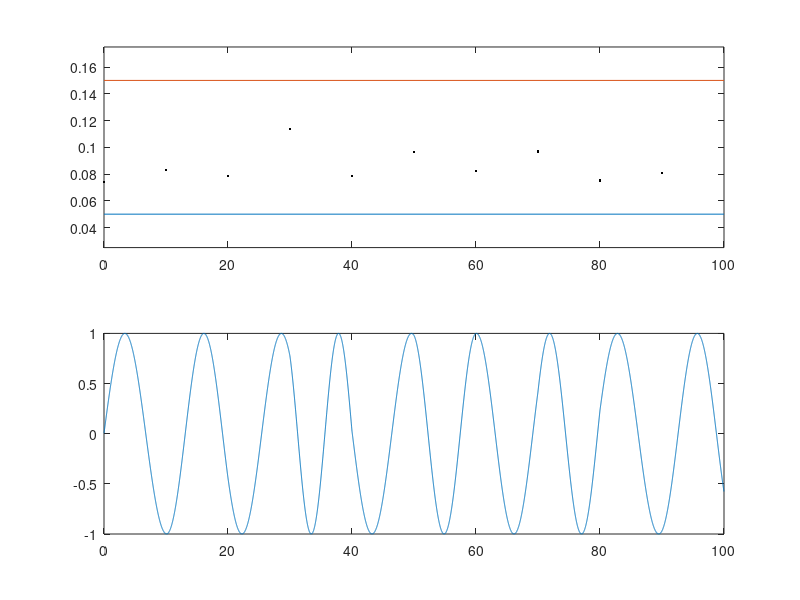

Write the MATLAB code that produced this figure.
  %% time varying signal
  
  % options
n = 10; % # frequencies 
fmean = 0.1; % Hz 
nsamples = 1e3; % # samples per constant freq period
% freq
tdur=1/fmean; 
ts = tdur/nsamples; 
f = (fmean/2)*randn(n,1)/3 + fmean;
fvec = []; 
for i=1:n, fvec = [fvec , f(i)*ones(1,nsamples)]; 
end
% algo
fac_old = 0; 
for i=1:length(fvec), fac = fac_old + fvec(i)*ts; 
    y(i) = sin(2*pi*fac); 
    fac_old = fac; 
end
Time = 0:ts:ts*(length(y)-1);
% plot
subplot(211) 
    plot(0:tdur:tdur*(n-1),f,'k.',[0 tdur*n],fmean/2*[1 1],[0 tdur*n],fmean*[1.5 1.5]), ylim([0.25 1.75]*fmean)
subplot(212)
    plot(Time,y)